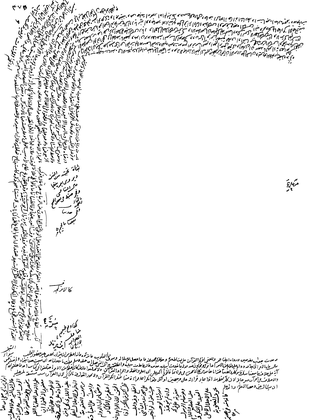
%> input picture ms_25.png, 315 x 420 px, shrunk from 2840 x 3784 before the run
$ octave Timing.m   (GNU Octave 9; MATLAB toolbox functions it lacks are replaced by stand-ins)
%> lines starting %> are read from the running program, lines starting %| are printed output that depends on the picture; in (x1, y1, x2, y2) boxes, pixels count from 0 and x2, y2 are one past the last pixel; in counts of white or black regions, pixels touching at a corner belong together; the program's own positions count from 1
### Code/estimateBinaryHeight.m
function  [lower,upper] =  estimateBinaryHeight(bin,thsLow,thsHigh,Margins)
    cleanBin = clearMargins(bin,Margins);
    [L,~] = bwlabel(cleanBin);
    s = regionprops(L,'BoundingBox');
    bb=[s.BoundingBox];
    idx = 1:size(bb,2);
    Height = bb(mod(idx,4) == 0);
    robustHeight = Height;
    robustHeight(Height < thsLow) = [];
    robustHeight(robustHeight > thsHigh) = [];
    mu = mean(robustHeight);
    sigma = std(robustHeight);
    lower = (mu)/2;
    upper = (mu+sigma/2)/2;
end

function res = clearMargins(bin,Margins)
    if (Margins == 0)
        res = bin;
    else
        [L, ~] = bwlabel(bin);
        [row, col] = size(bin);
        centralRow=floor(row*Margins);
        centralCol=floor(col*Margins);
        Mask = false(row,col);
        Mask(centralRow:end-centralRow,centralCol:end-centralCol)=true;
        res = imreconstruct(Mask,L>0);
    end
end

### Code/estimateCharsHeight.m
function [charsRange] = estimateCharsHeight(I,bin,options)
% Estimating line heights.

% Binary Image.
if (islogical(I))
    fprintf('image is logical')
    % Assuming ICDAR's file format
    [lower,upper] = estimateBinaryHeight(bin,options.thsLow,options.thsHigh,options.Margins);

    %Gray Scale or Color image.
else
    fprintf('image is not logical \n');
    if (options.EMEstimation)
        if (options.EMEstimation)
            EvolutionMapDirectory = 'EvolutionMap';
            EMResult = ['EvolutionMap\estimateCharacterDimensions.exe',' ','"',options.srcPath,...
                '/',options.fileName,'"'];
            [~,cmdout] = system(EMResult);
            res = sscanf(cmdout,'(%f,%f)\n(%f,%f)');
        end
    end

    % Evolution map is turned off or failed to execute.
    if (~options.EMEstimation || isempty(res) || res(3) == 0)
        fprintf('EME did not work \n')
        [lower,upper] = estimateBinaryHeight(bin,options.thsLow,options.thsHigh,options.Margins);
    else
        % Success.
        fprintf('EM has been used \n')
        lower = res(3)/2;
        upper = res(4)/2;
    end
end

charsRange = [lower,upper];
end

### multiSkewLinesExtraction.m
function [ result,Labels, finalLines, newLines, oldLines ] = multiSkewLinesExtraction(I, bin, varargin)
    if (nargin == 2)
        delta_theta = 2.5;
        theta = 0:delta_theta:180-delta_theta;
        options = struct('EuclideanDist',true, 'mergeLines', true, 'EMEstimation',false, 'theta',theta, 'skew',false,...
            'cacheIntermediateResults', false, 'thsLow',10,'thsHigh',200,'Margins', 0.03);
    else
        options = varargin{1};
    end
    charRange=estimateCharsHeight(I,bin,options);
    if (options.cacheIntermediateResults && exist([options.dstPath,'masks/',options.sampleName,'.mat'], 'file') == 2)
        load([options.dstPath,'masks/',options.sampleName]);
    else
        [max_orientation, ~, max_response] = MS_filterDocument(~bin,charRange(1):charRange(2), options.theta);
        if (options.cacheIntermediateResults)
            save([options.dstPath,'masks/',options.sampleName],'max_response','max_orientation');
        end
    end
    [L,num] = bwlabel(bin);
    if (options.cacheIntermediateResults && exist([options.dstPath,'broken_lines/',options.sampleName,'.mat'], 'file') == 2)
        load([options.dstPath,'broken_lines/',options.sampleName]);
    else
        [~, oldLines] = NiblackPreProcess(max_response, bin, 2.*round(charRange(2))+1);
        [LabeledLines, LabeledLinesNum, intactLinesNum] = splitLines(oldLines, charRange(2));
        [LabelCost] = MS_computeLinesLabelCost( L,LabeledLines,LabeledLinesNum, intactLinesNum, max_orientation, max_response, options.theta);
        [~,~,newLines ] = MS_PostProcessByMRF(L, num, LabeledLines, LabeledLinesNum, LabelCost, charRange, options);
        [newLines, newLinesNum] = permuteLabels(newLines);
        figure; imshow(imfuse(L>0,label2rgb(newLines),'blend'));
        if (options.cacheIntermediateResults)
            save([options.dstPath,'broken_lines/',options.sampleName],'newLines','newLinesNum', 'oldLines');
        end
    end

    [combinedLines, newSegments] = JoinSegmentsSkew(L, newLines, newLinesNum, charRange(2));

    combinedLinesNum = max(max(combinedLines));
    [LabelCost] = MS_computeLinesLabelCost(L,combinedLines,combinedLinesNum, combinedLinesNum, max_orientation, max_response, options.theta);
    [result,Labels,finalLines] = MS_PostProcessByMRF(L, num, combinedLines, combinedLinesNum, LabelCost, charRange, options);
end

### Multi_Skew_Code/MS_filterDocument.m
function [max_orientation, scale_res, max_response] = MS_filterDocument(im,scales, theta)

    sz = size(im);
    if (length(sz) == 3)
        im = rgb2gray(im);
    end

    if (islogical(im))
        im = uint8(im)*255;
    end

    in = double(im);
    sz = size(im);

    orientation_map = -Inf(1,sz(1)*sz(2));
    response_map = -Inf(2,sz(1)*sz(2));
    scale_res = -Inf(1,sz(1)*sz(2));

    for sc=1:length(scales)
        scale = scales(sc);
        eta = 3;
        [orientation, response] = applyFilters(in, sz,theta,scale,eta);
        gamma = 2;
        response_map(2,:) = (scale*scale*eta)^(gamma/2)*response(:);
        [val, loc] = max(response_map);
        response_map(1,:) = val;
        orientation_map(loc == 2) = orientation(loc == 2);
        scale_res(loc == 2) = scale;
    end

    max_orientation = reshape(orientation_map,[sz(1),sz(2)]);
    scale_res = reshape(scale_res,[sz(1),sz(2)]);
    max_response = reshape(response_map(1,:),[sz(1),sz(2)]);
end

### Code/applyFilters.m
function [res, response]= applyFilters(in,sz,theta,scale,eta)
% in - a normalized image.
    responses = -Inf(length(theta)+1,sz(1)*sz(2));
    for idx=1:length(theta)
        im1 = anigauss(in, scale, eta*scale, theta(idx), 2, 0);
        responses(idx,:) = (im1(:))';
    end
    [response, loc] =  max(responses);
    res = reshape(loc,sz(1),sz(2));
    response = reshape(response,sz(1),sz(2));
end

### Timing.m
I = imread('ms_25.png');
%> I is the input picture: size 420x315 uint8; min 0, max 255, mean 237.7
bin = ~I;
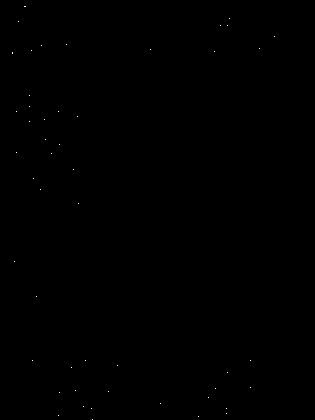
%> bin: size 420x315 logical; 0.04% white in thin lines or dots, all inside (x1, y1, x2, y2) = (12, 6, 275, 420)
tic
[ result,Labels, finalLines, newLines, oldLines ] = multiSkewLinesExtraction(I, bin);
%> in clearMargins, `[L, ~] = bwlabel(bin);`: L: size 420x315 double; 51 distinct labels, from 0 to 50
%> in clearMargins, `Mask(centralRow:end-centralRow,centralCol:end-centralCol)=true;`:
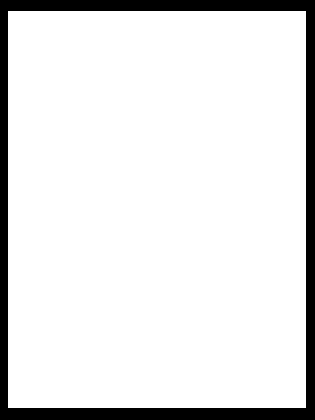
%> Mask: size 420x315 logical; 89.4% white; 1 black region, box (x1, y1, x2, y2) and area: (0, 0, 315, 420) 13994
%> in clearMargins, `res = imreconstruct(Mask,L>0);`: res: size 420x315 logical; 0.03% white in thin lines or dots, all inside (x1, y1, x2, y2) = (12, 18, 275, 407)
%> in estimateBinaryHeight, `[L,~] = bwlabel(cleanBin);`: L: size 420x315 double; 44 distinct labels, from 0 to 43
%> in estimateBinaryHeight, `s = regionprops(L,'BoundingBox');`: s = 43 regions; largest, box (x1, y1, x2, y2): (12, 52, 13, 54), (14, 261, 15, 262), (16, 111, 17, 112), (16, 152, 17, 153), (18, 21, 19, 22)
%> in estimateBinaryHeight, `bb=[s.BoundingBox];`: bb = 172 values, max 406.5 at index 106, min 1 at index 3, mean 75.6
%> in estimateBinaryHeight, `idx = 1:size(bb,2);`: idx = 172 values from 1 to 172
%> in estimateBinaryHeight, `Height = bb(mod(idx,4) == 0);`: Height = 43 values, max 2 at index 1, min 1 at index 2, mean 1.02
%> in estimateBinaryHeight, `robustHeight = Height;`: robustHeight has the same summary as Height
%> in estimateBinaryHeight, `mu = mean(robustHeight);`: mu = NaN
%> in estimateCharsHeight, `charsRange = [lower,upper];`: charsRange = [NaN NaN]
%> the loop in MS_filterDocument, `for sc=1:length(scales)` made 1 pass
%> the run ends on the next line

$ run again, with 101.tif saved as ms_25.png
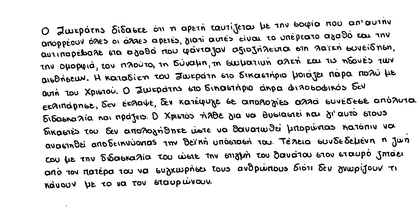
%> input picture 101.tif, 420 x 220 px, shrunk from 2079 x 1091 before the run
%> I is the input picture: size 220x420 uint8; min 0, max 255, mean 229.1
%> `bin = ~I;`:
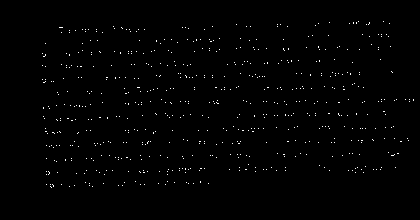
%> bin: size 220x420 logical; 0.77% white in thin lines or dots, all inside (x1, y1, x2, y2) = (42, 21, 414, 188)
%> in clearMargins, `Mask(centralRow:end-centralRow,centralCol:end-centralCol)=true;`:
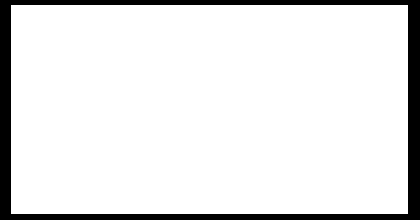
%> Mask: size 220x420 logical; 89.8% white; 1 black region, box (x1, y1, x2, y2) and area: (0, 0, 420, 220) 9427
%> res: size 220x420 logical; 0.77% white in thin lines or dots, all inside (x1, y1, x2, y2) = (42, 21, 408, 188)
%> s = 615 regions; largest, box (x1, y1, x2, y2): (43, 54, 46, 57), (48, 171, 50, 175), (391, 154, 395, 156), (43, 81, 46, 83), (52, 132, 55, 134)
%> bb = 2460 values, max 407.5 at index 2457, min 1 at index 3, mean 79.05
%> idx = 2460 values from 1 to 2460
%> Height = 615 values, max 4 at index 21, min 1 at index 1, mean 1.09
%> robustHeight has the same summary as Height
%> mu = NaN
%> charsRange = [NaN NaN]
%> the loop in MS_filterDocument, `for sc=1:length(scales)` made 1 pass
